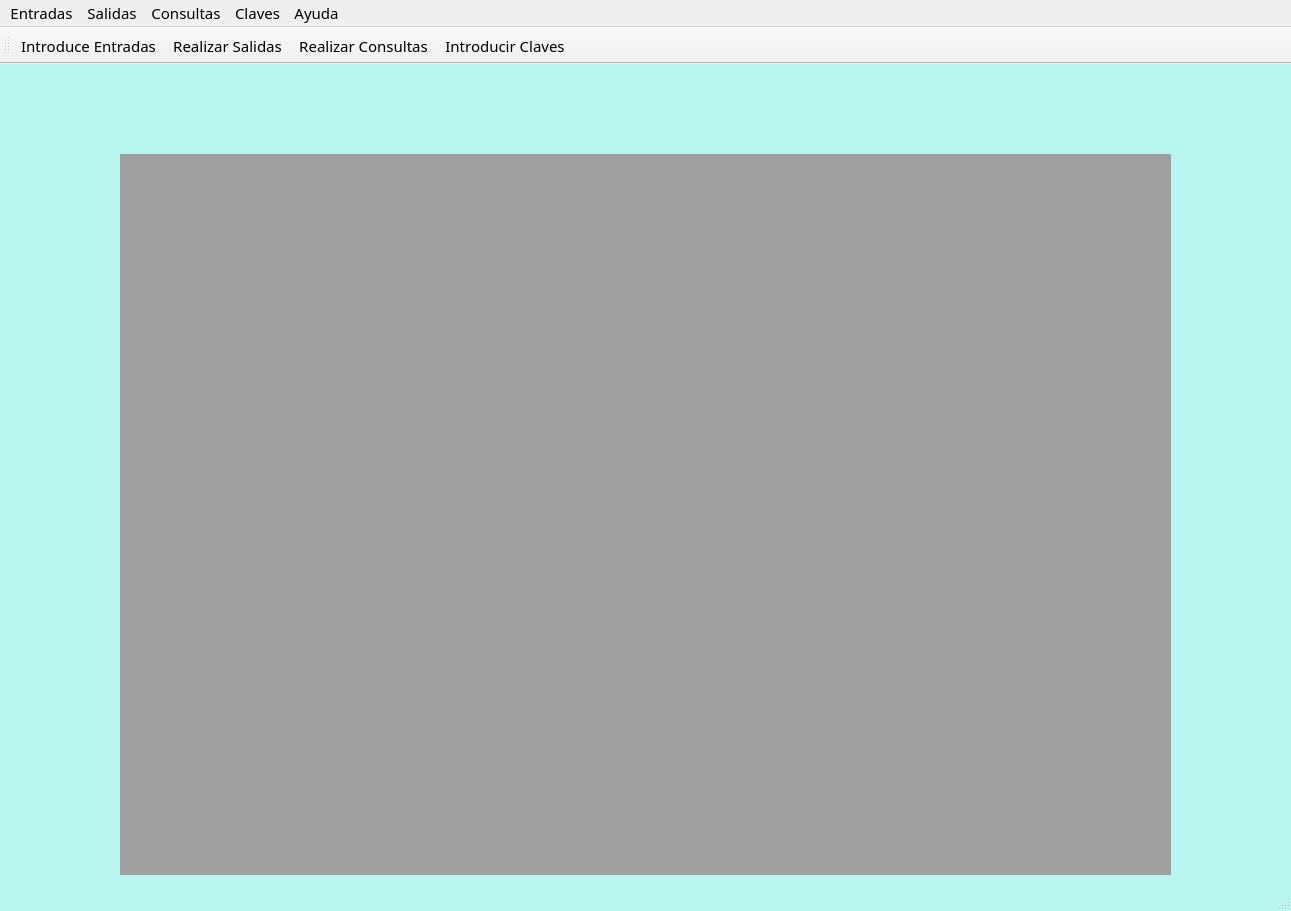
<?xml version="1.0" encoding="UTF-8"?>
<ui version="4.0">
 <class>Main</class>
 <widget class="QMainWindow" name="Main">
  <property name="geometry">
   <rect>
    <x>0</x>
    <y>0</y>
    <width>1291</width>
    <height>911</height>
   </rect>
  </property>
  <property name="maximumSize">
   <size>
    <width>1291</width>
    <height>911</height>
   </size>
  </property>
  <property name="windowTitle">
   <string>Sistema de Inventario</string>
  </property>
  <property name="windowIcon">
   <iconset>
    <normaloff>../imagenes/Mono.png</normaloff>../imagenes/Mono.png</iconset>
  </property>
  <property name="styleSheet">
   <string notr="true">*{
font-family:century gothic;
font-size: 15px;
}
QFrame{
border-radius: 60px;
 background:#fefefe;
}
QLabel{
	background:transparent;
}
#Main{
background: #b8f4f0;
}
QLineEdit{
	border:none;
	border-bottom: 1px solid black;
}

#FrameEntradaprimero{
border-radius:30px;
}</string>
  </property>
  <widget class="QWidget" name="centralwidget">
   <property name="styleSheet">
    <string notr="true"/>
   </property>
   <widget class="QLabel" name="label">
    <property name="geometry">
     <rect>
      <x>0</x>
      <y>0</y>
      <width>121</width>
      <height>350</height>
     </rect>
    </property>
    <property name="text">
     <string/>
    </property>
    <property name="pixmap">
     <pixmap>../imagenes/decoracion10reves2.png</pixmap>
    </property>
    <property name="scaledContents">
     <bool>true</bool>
    </property>
   </widget>
   <widget class="QLabel" name="label_2">
    <property name="geometry">
     <rect>
      <x>1170</x>
      <y>0</y>
      <width>121</width>
      <height>350</height>
     </rect>
    </property>
    <property name="text">
     <string/>
    </property>
    <property name="pixmap">
     <pixmap>../imagenes/volteada.png</pixmap>
    </property>
    <property name="scaledContents">
     <bool>true</bool>
    </property>
   </widget>
   <widget class="QLabel" name="label_3">
    <property name="geometry">
     <rect>
      <x>180</x>
      <y>10</y>
      <width>191</width>
      <height>70</height>
     </rect>
    </property>
    <property name="text">
     <string/>
    </property>
    <property name="pixmap">
     <pixmap>../imagenes/salud_logo.png</pixmap>
    </property>
    <property name="scaledContents">
     <bool>true</bool>
    </property>
   </widget>
   <widget class="QLabel" name="label_4">
    <property name="geometry">
     <rect>
      <x>840</x>
      <y>10</y>
      <width>201</width>
      <height>70</height>
     </rect>
    </property>
    <property name="text">
     <string/>
    </property>
    <property name="pixmap">
     <pixmap>../imagenes/chiapas.png</pixmap>
    </property>
    <property name="scaledContents">
     <bool>true</bool>
    </property>
   </widget>
   <widget class="QMdiArea" name="mdiArea">
    <property name="geometry">
     <rect>
      <x>120</x>
      <y>90</y>
      <width>1051</width>
      <height>721</height>
     </rect>
    </property>
    <property name="styleSheet">
     <string notr="true">background-color: rgb(184, 244, 240);
</string>
    </property>
    <widget class="QWidget" name="subwindowEntradas">
     <property name="windowTitle">
      <string>Entradas</string>
     </property>
     <property name="styleSheet">
      <string notr="true">QCalendarWidget QAbstractItemView
{ 
selection-background-color: #042944; 
selection-color: white;
selection-border:10px solid red;

}
QCalendarWidget QWidget 
{
  color:grey;
}
QCalendarWidget QTableView{
border-width:0px;
background-color:lightgrey;
}

QPushButton:hover{
background:#dea806;
}</string>
     </property>
     <widget class="QFrame" name="FrameEntradaprimero">
      <property name="geometry">
       <rect>
        <x>40</x>
        <y>20</y>
        <width>921</width>
        <height>81</height>
       </rect>
      </property>
      <property name="styleSheet">
       <string notr="true">
background:#fefefe;
</string>
      </property>
      <property name="frameShape">
       <enum>QFrame::StyledPanel</enum>
      </property>
      <property name="frameShadow">
       <enum>QFrame::Raised</enum>
      </property>
      <widget class="QLabel" name="label_5">
       <property name="geometry">
        <rect>
         <x>20</x>
         <y>10</y>
         <width>91</width>
         <height>20</height>
        </rect>
       </property>
       <property name="text">
        <string>Proveedor:</string>
       </property>
      </widget>
      <widget class="QLabel" name="label_6">
       <property name="geometry">
        <rect>
         <x>650</x>
         <y>40</y>
         <width>71</width>
         <height>21</height>
        </rect>
       </property>
       <property name="text">
        <string>F.Entrada:</string>
       </property>
      </widget>
      <widget class="QLabel" name="label_7">
       <property name="geometry">
        <rect>
         <x>650</x>
         <y>10</y>
         <width>81</width>
         <height>20</height>
        </rect>
       </property>
       <property name="text">
        <string>N.Entrada:</string>
       </property>
      </widget>
      <widget class="QLineEdit" name="LineOrigenEntra">
       <property name="geometry">
        <rect>
         <x>110</x>
         <y>9</y>
         <width>141</width>
         <height>21</height>
        </rect>
       </property>
      </widget>
      <widget class="QDateEdit" name="DateFechaEntra">
       <property name="geometry">
        <rect>
         <x>740</x>
         <y>40</y>
         <width>121</width>
         <height>22</height>
        </rect>
       </property>
       <property name="accelerated">
        <bool>false</bool>
       </property>
       <property name="showGroupSeparator" stdset="0">
        <bool>false</bool>
       </property>
       <property name="displayFormat">
        <string>dd/MM/yyyy</string>
       </property>
       <property name="calendarPopup">
        <bool>true</bool>
       </property>
       <property name="timeSpec">
        <enum>Qt::UTC</enum>
       </property>
       <property name="date">
        <date>
         <year>2020</year>
         <month>1</month>
         <day>1</day>
        </date>
       </property>
      </widget>
      <widget class="QLineEdit" name="LineControlEntra">
       <property name="enabled">
        <bool>false</bool>
       </property>
       <property name="geometry">
        <rect>
         <x>740</x>
         <y>10</y>
         <width>121</width>
         <height>21</height>
        </rect>
       </property>
      </widget>
      <widget class="QLabel" name="label_15">
       <property name="geometry">
        <rect>
         <x>330</x>
         <y>40</y>
         <width>41</width>
         <height>20</height>
        </rect>
       </property>
       <property name="text">
        <string>Tipo:</string>
       </property>
      </widget>
      <widget class="QComboBox" name="comboBoxEntradas">
       <property name="geometry">
        <rect>
         <x>370</x>
         <y>40</y>
         <width>171</width>
         <height>22</height>
        </rect>
       </property>
       <item>
        <property name="text">
         <string>Medicamento</string>
        </property>
       </item>
       <item>
        <property name="text">
         <string>M.Curacion</string>
        </property>
       </item>
      </widget>
      <widget class="QLineEdit" name="LineReferenciaEntra">
       <property name="enabled">
        <bool>true</bool>
       </property>
       <property name="geometry">
        <rect>
         <x>130</x>
         <y>50</y>
         <width>121</width>
         <height>21</height>
        </rect>
       </property>
      </widget>
      <widget class="QLabel" name="label_16">
       <property name="geometry">
        <rect>
         <x>20</x>
         <y>50</y>
         <width>101</width>
         <height>20</height>
        </rect>
       </property>
       <property name="text">
        <string>N.Referencia:</string>
       </property>
      </widget>
      <widget class="QLabel" name="label_17">
       <property name="geometry">
        <rect>
         <x>330</x>
         <y>10</y>
         <width>101</width>
         <height>21</height>
        </rect>
       </property>
       <property name="text">
        <string>F.Referencia:</string>
       </property>
      </widget>
      <widget class="QDateEdit" name="DateFreferenciaEntra">
       <property name="geometry">
        <rect>
         <x>430</x>
         <y>10</y>
         <width>110</width>
         <height>24</height>
        </rect>
       </property>
       <property name="accelerated">
        <bool>false</bool>
       </property>
       <property name="showGroupSeparator" stdset="0">
        <bool>false</bool>
       </property>
       <property name="displayFormat">
        <string>dd/MM/yyyy</string>
       </property>
       <property name="calendarPopup">
        <bool>true</bool>
       </property>
       <property name="timeSpec">
        <enum>Qt::UTC</enum>
       </property>
       <property name="date">
        <date>
         <year>2020</year>
         <month>1</month>
         <day>1</day>
        </date>
       </property>
      </widget>
     </widget>
     <widget class="QFrame" name="frame_2">
      <property name="geometry">
       <rect>
        <x>40</x>
        <y>120</y>
        <width>921</width>
        <height>531</height>
       </rect>
      </property>
      <property name="styleSheet">
       <string notr="true">
 background:#fefefe;

</string>
      </property>
      <property name="frameShape">
       <enum>QFrame::StyledPanel</enum>
      </property>
      <property name="frameShadow">
       <enum>QFrame::Raised</enum>
      </property>
      <widget class="QLabel" name="label_8">
       <property name="geometry">
        <rect>
         <x>50</x>
         <y>20</y>
         <width>81</width>
         <height>21</height>
        </rect>
       </property>
       <property name="text">
        <string>Clave:</string>
       </property>
      </widget>
      <widget class="QLineEdit" name="LineClaveEntra">
       <property name="geometry">
        <rect>
         <x>100</x>
         <y>10</y>
         <width>191</width>
         <height>31</height>
        </rect>
       </property>
      </widget>
      <widget class="QLabel" name="label_9">
       <property name="geometry">
        <rect>
         <x>360</x>
         <y>20</y>
         <width>101</width>
         <height>21</height>
        </rect>
       </property>
       <property name="text">
        <string>Descripción :</string>
       </property>
      </widget>
      <widget class="QTextEdit" name="TextDescriEntra">
       <property name="enabled">
        <bool>false</bool>
       </property>
       <property name="geometry">
        <rect>
         <x>460</x>
         <y>10</y>
         <width>301</width>
         <height>51</height>
        </rect>
       </property>
       <property name="styleSheet">
        <string notr="true">background-color: rgb(184, 244, 240);
</string>
       </property>
      </widget>
      <widget class="QLabel" name="label_10">
       <property name="geometry">
        <rect>
         <x>360</x>
         <y>80</y>
         <width>101</width>
         <height>21</height>
        </rect>
       </property>
       <property name="text">
        <string>Presentación:</string>
       </property>
      </widget>
      <widget class="QTableWidget" name="TableEntra">
       <property name="geometry">
        <rect>
         <x>20</x>
         <y>170</y>
         <width>881</width>
         <height>321</height>
        </rect>
       </property>
       <column>
        <property name="text">
         <string>Eliminar</string>
        </property>
        <property name="icon">
         <iconset>
          <normaloff>../imagenes/ic_delete_128_28267.png</normaloff>../imagenes/ic_delete_128_28267.png</iconset>
        </property>
       </column>
       <column>
        <property name="text">
         <string>N.Entrada</string>
        </property>
        <property name="textAlignment">
         <set>AlignLeading|AlignTop</set>
        </property>
       </column>
       <column>
        <property name="text">
         <string>Proveedor</string>
        </property>
        <property name="textAlignment">
         <set>AlignLeading|AlignTop</set>
        </property>
       </column>
       <column>
        <property name="text">
         <string>Clave</string>
        </property>
        <property name="textAlignment">
         <set>AlignLeading|AlignTop</set>
        </property>
       </column>
       <column>
        <property name="text">
         <string>Descripción</string>
        </property>
        <property name="textAlignment">
         <set>AlignLeading|AlignTop</set>
        </property>
       </column>
       <column>
        <property name="text">
         <string>Presentación</string>
        </property>
        <property name="textAlignment">
         <set>AlignLeading|AlignTop</set>
        </property>
       </column>
       <column>
        <property name="text">
         <string>Area Almacen</string>
        </property>
        <property name="textAlignment">
         <set>AlignLeading|AlignTop</set>
        </property>
       </column>
       <column>
        <property name="text">
         <string>Cantidad</string>
        </property>
        <property name="textAlignment">
         <set>AlignLeading|AlignTop</set>
        </property>
       </column>
       <column>
        <property name="text">
         <string>Caducidad</string>
        </property>
        <property name="textAlignment">
         <set>AlignLeading|AlignTop</set>
        </property>
       </column>
       <column>
        <property name="text">
         <string>Lote</string>
        </property>
        <property name="textAlignment">
         <set>AlignLeading|AlignTop</set>
        </property>
       </column>
       <column>
        <property name="text">
         <string>Fecha</string>
        </property>
        <property name="textAlignment">
         <set>AlignLeading|AlignTop</set>
        </property>
       </column>
      </widget>
      <widget class="QLabel" name="label_11">
       <property name="geometry">
        <rect>
         <x>20</x>
         <y>60</y>
         <width>71</width>
         <height>21</height>
        </rect>
       </property>
       <property name="text">
        <string>Cantidad:</string>
       </property>
      </widget>
      <widget class="QLineEdit" name="LineCantidadEntra">
       <property name="geometry">
        <rect>
         <x>100</x>
         <y>60</y>
         <width>191</width>
         <height>20</height>
        </rect>
       </property>
      </widget>
      <widget class="QLabel" name="label_12">
       <property name="geometry">
        <rect>
         <x>360</x>
         <y>130</y>
         <width>101</width>
         <height>21</height>
        </rect>
       </property>
       <property name="text">
        <string>A.resguardo:</string>
       </property>
      </widget>
      <widget class="QPushButton" name="btnClaveEntra">
       <property name="geometry">
        <rect>
         <x>300</x>
         <y>20</y>
         <width>21</width>
         <height>21</height>
        </rect>
       </property>
       <property name="text">
        <string/>
       </property>
       <property name="icon">
        <iconset>
         <normaloff>../imagenes/lupa.png</normaloff>../imagenes/lupa.png</iconset>
       </property>
       <property name="iconSize">
        <size>
         <width>20</width>
         <height>20</height>
        </size>
       </property>
      </widget>
      <widget class="QLabel" name="label_13">
       <property name="geometry">
        <rect>
         <x>20</x>
         <y>130</y>
         <width>91</width>
         <height>21</height>
        </rect>
       </property>
       <property name="text">
        <string>Caducidad:</string>
       </property>
      </widget>
      <widget class="QLabel" name="label_14">
       <property name="geometry">
        <rect>
         <x>60</x>
         <y>93</y>
         <width>41</width>
         <height>20</height>
        </rect>
       </property>
       <property name="text">
        <string>Lote:</string>
       </property>
      </widget>
      <widget class="QLineEdit" name="LineLoteEntra">
       <property name="geometry">
        <rect>
         <x>100</x>
         <y>90</y>
         <width>191</width>
         <height>21</height>
        </rect>
       </property>
      </widget>
      <widget class="QPushButton" name="btnFinalizarEntra">
       <property name="geometry">
        <rect>
         <x>770</x>
         <y>100</y>
         <width>141</width>
         <height>31</height>
        </rect>
       </property>
       <property name="styleSheet">
        <string notr="true">QPushButton{
border-radius:15px;
background:#ffc001;

}
QPushButton:hover{
background:#dea806;
}
</string>
       </property>
       <property name="text">
        <string>Finalizar</string>
       </property>
      </widget>
      <widget class="QDateEdit" name="DateCaducidadEntra">
       <property name="geometry">
        <rect>
         <x>120</x>
         <y>130</y>
         <width>171</width>
         <height>22</height>
        </rect>
       </property>
       <property name="displayFormat">
        <string>dd/MM/yyyy</string>
       </property>
       <property name="calendarPopup">
        <bool>true</bool>
       </property>
       <property name="timeSpec">
        <enum>Qt::LocalTime</enum>
       </property>
       <property name="date">
        <date>
         <year>2020</year>
         <month>1</month>
         <day>1</day>
        </date>
       </property>
      </widget>
      <widget class="QTextEdit" name="TextPresentaEntra">
       <property name="enabled">
        <bool>false</bool>
       </property>
       <property name="geometry">
        <rect>
         <x>460</x>
         <y>70</y>
         <width>301</width>
         <height>51</height>
        </rect>
       </property>
       <property name="styleSheet">
        <string notr="true">background-color: rgb(184, 244, 240);
</string>
       </property>
      </widget>
      <widget class="QRadioButton" name="radioButton">
       <property name="geometry">
        <rect>
         <x>470</x>
         <y>130</y>
         <width>91</width>
         <height>17</height>
        </rect>
       </property>
       <property name="text">
        <string>Almacen</string>
       </property>
      </widget>
      <widget class="QRadioButton" name="radioButton_2">
       <property name="geometry">
        <rect>
         <x>580</x>
         <y>130</y>
         <width>82</width>
         <height>17</height>
        </rect>
       </property>
       <property name="text">
        <string>Bodega</string>
       </property>
      </widget>
      <widget class="QPushButton" name="pushButton">
       <property name="geometry">
        <rect>
         <x>770</x>
         <y>60</y>
         <width>141</width>
         <height>31</height>
        </rect>
       </property>
       <property name="styleSheet">
        <string notr="true">QPushButton{
border-radius:15px;
background:#ffc001;

}
QPushButton:hover{
background:#dea806;
}
</string>
       </property>
       <property name="text">
        <string>Agregar</string>
       </property>
       <property name="shortcut">
        <string>Enter</string>
       </property>
      </widget>
      <widget class="QPushButton" name="btnTotalEntradasEntra">
       <property name="geometry">
        <rect>
         <x>820</x>
         <y>20</y>
         <width>41</width>
         <height>31</height>
        </rect>
       </property>
       <property name="styleSheet">
        <string notr="true">QPushButton{
border-radius:15px;
background:#ffc001;

}
QPushButton:hover{
background:#dea806;
}
</string>
       </property>
       <property name="text">
        <string/>
       </property>
       <property name="icon">
        <iconset>
         <normaloff>../imagenes/papeleo.png</normaloff>../imagenes/papeleo.png</iconset>
       </property>
       <property name="iconSize">
        <size>
         <width>30</width>
         <height>30</height>
        </size>
       </property>
       <property name="shortcut">
        <string>Ctrl+E</string>
       </property>
      </widget>
     </widget>
    </widget>
   </widget>
  </widget>
  <widget class="QMenuBar" name="menubar">
   <property name="geometry">
    <rect>
     <x>0</x>
     <y>0</y>
     <width>1291</width>
     <height>26</height>
    </rect>
   </property>
   <widget class="QMenu" name="menuEntradas">
    <property name="title">
     <string>Entradas</string>
    </property>
    <addaction name="actionEntradas"/>
   </widget>
   <widget class="QMenu" name="menuSalidas">
    <property name="title">
     <string>Salidas</string>
    </property>
    <addaction name="actionSalidas"/>
   </widget>
   <widget class="QMenu" name="menuConsultas">
    <property name="title">
     <string>Consultas</string>
    </property>
    <addaction name="actionkardex"/>
   </widget>
   <widget class="QMenu" name="menuClaves">
    <property name="title">
     <string>Claves</string>
    </property>
    <addaction name="actionAgregar_claves"/>
   </widget>
   <widget class="QMenu" name="menuAyuda">
    <property name="title">
     <string>Ayuda</string>
    </property>
    <addaction name="actionAyuda"/>
   </widget>
   <addaction name="menuEntradas"/>
   <addaction name="menuSalidas"/>
   <addaction name="menuConsultas"/>
   <addaction name="menuClaves"/>
   <addaction name="menuAyuda"/>
  </widget>
  <widget class="QStatusBar" name="statusbar"/>
  <widget class="QToolBar" name="toolBar">
   <property name="windowTitle">
    <string>toolBar</string>
   </property>
   <property name="iconSize">
    <size>
     <width>32</width>
     <height>32</height>
    </size>
   </property>
   <attribute name="toolBarArea">
    <enum>TopToolBarArea</enum>
   </attribute>
   <attribute name="toolBarBreak">
    <bool>false</bool>
   </attribute>
   <addaction name="actionEntradas"/>
   <addaction name="actionSalidas"/>
   <addaction name="actionkardex"/>
   <addaction name="actionAgregar_claves"/>
  </widget>
  <action name="actionEntradas">
   <property name="icon">
    <iconset>
     <normaloff>../imagenes/agregar clave (2).png</normaloff>../imagenes/agregar clave (2).png</iconset>
   </property>
   <property name="text">
    <string>Introduce Entradas</string>
   </property>
   <property name="toolTip">
    <string>Entradas</string>
   </property>
   <property name="shortcut">
    <string>Alt+1</string>
   </property>
  </action>
  <action name="actionSalidas">
   <property name="icon">
    <iconset>
     <normaloff>../imagenes/medicina.png</normaloff>../imagenes/medicina.png</iconset>
   </property>
   <property name="text">
    <string>Realizar Salidas</string>
   </property>
   <property name="toolTip">
    <string>salidas</string>
   </property>
   <property name="shortcut">
    <string>Alt+2</string>
   </property>
  </action>
  <action name="actionkardex">
   <property name="icon">
    <iconset>
     <normaloff>../imagenes/salidas.png</normaloff>../imagenes/salidas.png</iconset>
   </property>
   <property name="text">
    <string>Realizar Consultas</string>
   </property>
   <property name="toolTip">
    <string>kardex</string>
   </property>
   <property name="shortcut">
    <string>Alt+3</string>
   </property>
  </action>
  <action name="actionAgregar_claves">
   <property name="icon">
    <iconset>
     <normaloff>../imagenes/agregar clave (1).png</normaloff>../imagenes/agregar clave (1).png</iconset>
   </property>
   <property name="text">
    <string>Introducir Claves</string>
   </property>
   <property name="toolTip">
    <string>Agregar claves</string>
   </property>
   <property name="shortcut">
    <string>Alt+4</string>
   </property>
  </action>
  <action name="actionAyuda">
   <property name="icon">
    <iconset>
     <normaloff>../imagenes/manual.png</normaloff>../imagenes/manual.png</iconset>
   </property>
   <property name="text">
    <string>Ayuda</string>
   </property>
   <property name="toolTip">
    <string>Ayuda</string>
   </property>
   <property name="shortcut">
    <string>Alt+5</string>
   </property>
  </action>
 </widget>
 <tabstops>
  <tabstop>LineOrigenEntra</tabstop>
  <tabstop>LineReferenciaEntra</tabstop>
  <tabstop>DateFreferenciaEntra</tabstop>
  <tabstop>comboBoxEntradas</tabstop>
  <tabstop>LineControlEntra</tabstop>
  <tabstop>DateFechaEntra</tabstop>
  <tabstop>LineClaveEntra</tabstop>
  <tabstop>btnClaveEntra</tabstop>
  <tabstop>TextDescriEntra</tabstop>
  <tabstop>TextPresentaEntra</tabstop>
  <tabstop>LineCantidadEntra</tabstop>
  <tabstop>LineLoteEntra</tabstop>
  <tabstop>DateCaducidadEntra</tabstop>
  <tabstop>radioButton</tabstop>
  <tabstop>radioButton_2</tabstop>
  <tabstop>btnTotalEntradasEntra</tabstop>
  <tabstop>pushButton</tabstop>
  <tabstop>btnFinalizarEntra</tabstop>
  <tabstop>TableEntra</tabstop>
 </tabstops>
 <resources/>
 <connections>
  <connection>
   <sender>btnFinalizarEntra</sender>
   <signal>clicked()</signal>
   <receiver>LineCantidadEntra</receiver>
   <slot>clear()</slot>
   <hints>
    <hint type="sourcelabel">
     <x>1004</x>
     <y>415</y>
    </hint>
    <hint type="destinationlabel">
     <x>371</x>
     <y>384</y>
    </hint>
   </hints>
  </connection>
  <connection>
   <sender>btnFinalizarEntra</sender>
   <signal>clicked()</signal>
   <receiver>LineLoteEntra</receiver>
   <slot>clear()</slot>
   <hints>
    <hint type="sourcelabel">
     <x>1043</x>
     <y>415</y>
    </hint>
    <hint type="destinationlabel">
     <x>360</x>
     <y>415</y>
    </hint>
   </hints>
  </connection>
  <connection>
   <sender>btnFinalizarEntra</sender>
   <signal>clicked()</signal>
   <receiver>TextDescriEntra</receiver>
   <slot>clear()</slot>
   <hints>
    <hint type="sourcelabel">
     <x>1020</x>
     <y>415</y>
    </hint>
    <hint type="destinationlabel">
     <x>852</x>
     <y>365</y>
    </hint>
   </hints>
  </connection>
  <connection>
   <sender>btnFinalizarEntra</sender>
   <signal>clicked()</signal>
   <receiver>LineClaveEntra</receiver>
   <slot>clear()</slot>
   <hints>
    <hint type="sourcelabel">
     <x>1038</x>
     <y>415</y>
    </hint>
    <hint type="destinationlabel">
     <x>429</x>
     <y>342</y>
    </hint>
   </hints>
  </connection>
  <connection>
   <sender>btnFinalizarEntra</sender>
   <signal>clicked()</signal>
   <receiver>LineOrigenEntra</receiver>
   <slot>clear()</slot>
   <hints>
    <hint type="sourcelabel">
     <x>980</x>
     <y>415</y>
    </hint>
    <hint type="destinationlabel">
     <x>346</x>
     <y>233</y>
    </hint>
   </hints>
  </connection>
  <connection>
   <sender>btnFinalizarEntra</sender>
   <signal>clicked()</signal>
   <receiver>TextPresentaEntra</receiver>
   <slot>clear()</slot>
   <hints>
    <hint type="sourcelabel">
     <x>1057</x>
     <y>412</y>
    </hint>
    <hint type="destinationlabel">
     <x>895</x>
     <y>402</y>
    </hint>
   </hints>
  </connection>
  <connection>
   <sender>btnFinalizarEntra</sender>
   <signal>clicked()</signal>
   <receiver>LineReferenciaEntra</receiver>
   <slot>clear()</slot>
   <hints>
    <hint type="sourcelabel">
     <x>1030</x>
     <y>423</y>
    </hint>
    <hint type="destinationlabel">
     <x>335</x>
     <y>266</y>
    </hint>
   </hints>
  </connection>
 </connections>
</ui>
